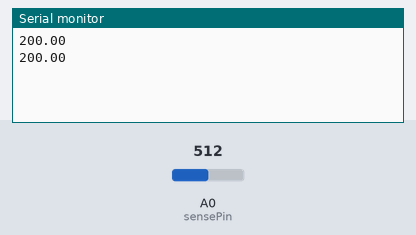
This sketch was run on a simulated Arduino Uno, built with avr-gcc and run on an emulated ATmega328P. Parts: the last lines printed to the serial monitor. The test bench sets the inputs (shaded band); at power-on: A0 (sensePin) = 512.

Above: at 1.8 s.
1.9 s: A0 (sensePin) set to 716
At 2.5 s:
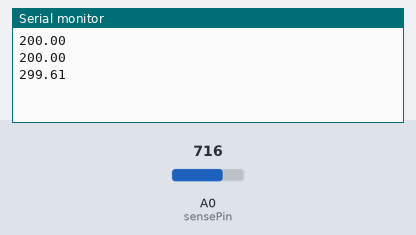
3.4 s: A0 (sensePin) set to 900
At 4.8 s:
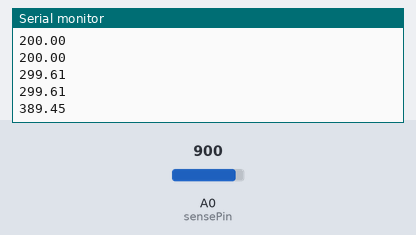
Timing chart, 0 to 6.4 s (numbered marks = the images above; inputs shaded):
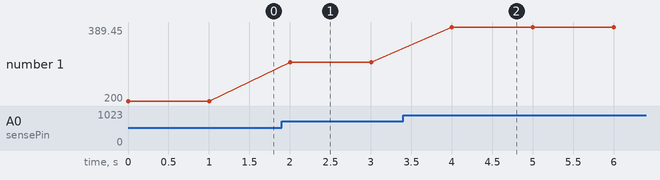

Measured:
- after the input at 1.9 s, the serial monitor: prints a new line after 0.10 s (image 1)
- after the input at 3.4 s, the serial monitor: prints a new line after 0.60 s (image 2)
- plotted number 1: 200 → 299.61 after the input at 1.9 s, 299.61 → 389.45 after the input at 3.4 s

The sketch:

arduino_reader.ino
```cpp
int sensePin = A0;
int sensorInput = 0;
double temp = 0;
void setup() {
  // put your setup code here, to run once:
  Serial.begin(9600);
}

void loop() {
  // put your main code here, to run repeatedly:
  sensorInput = analogRead(sensePin);
  temp = ((double)sensorInput / 1024) * 5;
  temp = (temp-0.5)*100;
  Serial.println(temp);
  delay(1000);
}
```
